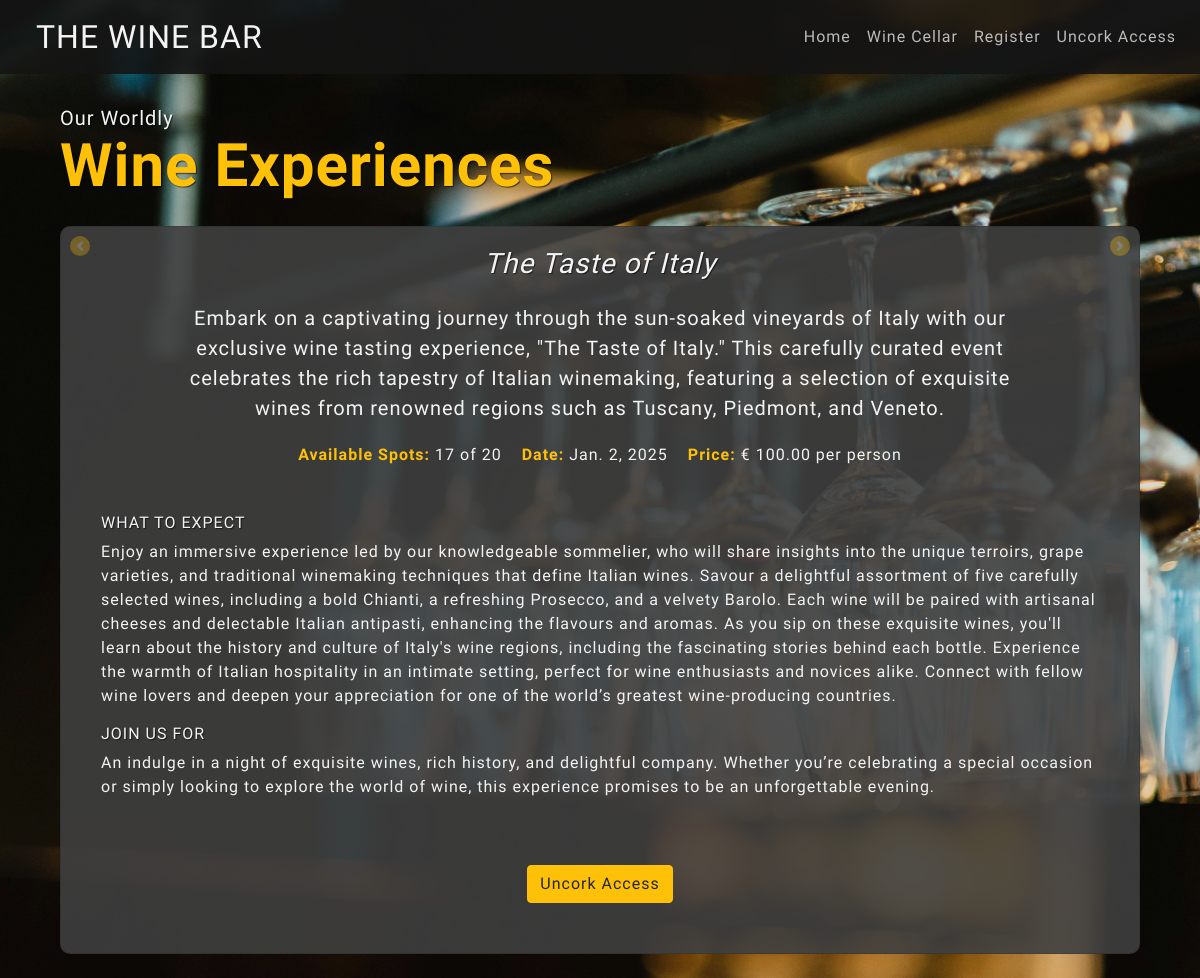
/wine_cellar/, run on an earlier commit of the app's database.
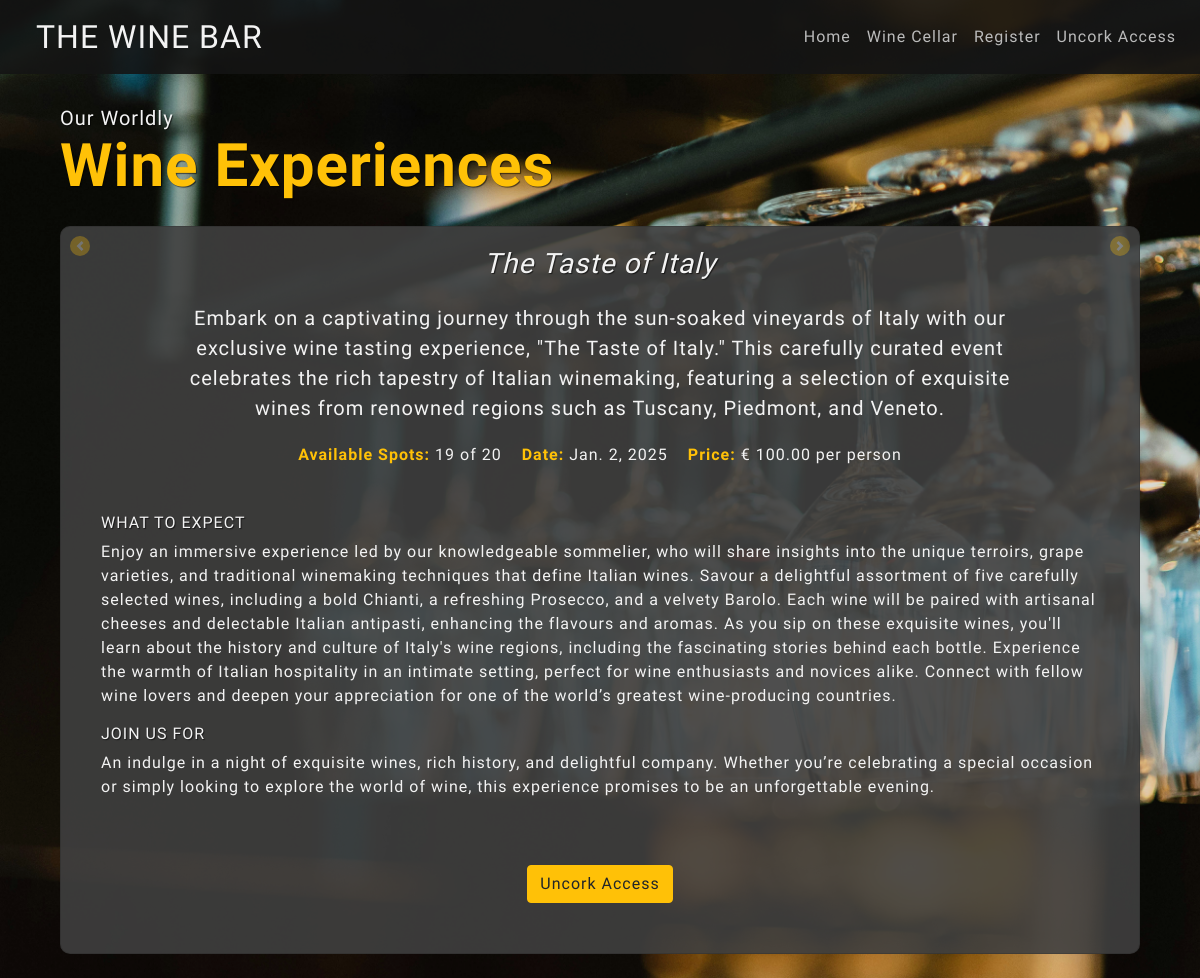
And on a later commit of the database.
### bookings/models.py (models this page shows, shortened)
class wineCellar(models.Model):
    title = models.CharField(max_length=255)
    description = models.TextField()
    price = models.DecimalField(max_digits=10, decimal_places=2)
    date = models.DateField()
    available_spots = models.PositiveIntegerField()
    total_spots = models.PositiveIntegerField()
    what_to_expect = models.TextField()
    join_us_for = models.TextField()

### bookings/views.py (the view)
# urls.py: path("", views.wine_list, name="wine_cellar"),  # Main page of wine list
def wine_list(request):
    wines = wineCellar.objects.all()
    return render(request, "bookings/wine_cellar.html", {"wines": wines})

### bookings/templates/bookings/wine_cellar.html (shortened to what this page needs)
{% extends "layout.html" %}
{% block content %}
  <div class="container mt-4">
    <h1 class="mb-4">
      Our Worldly
      <br>
      <strong>Wine Experiences</strong>
    </h1>
    <div id="wineCarousel"
         class="carousel slide"
         data-ride="carousel"
         data-interval="false">
      <div class="carousel-inner">
        {% for wine in wines %}
          <div class="carousel-item {% if forloop.first %}active{% endif %}">
            <div class="card">
              <div class="card-body">
                <h5 class="card-title">{{ wine.title }}</h5>
                <p class="card-text">{{ wine.description }}</p>
                <div id="info">
                  <p>
                    <strong>Available Spots:</strong> {{ wine.available_spots }} of {{ wine.total_spots }}
                  </p>
                  <p>
                    <strong>Date:</strong> {{ wine.date }}
                  </p>
                  <p>
                    <strong>Price:</strong> € {{ wine.price }} per person
                  </p>
                </div>
                <div class="about_tasting">
                  <h6>What to Expect</h6>
                  <p>{{ wine.what_to_expect }}</p>
                  <h6>Join Us For</h6>
                  <p>{{ wine.join_us_for }}</p>
                </div>
                {% if user.is_authenticated %}
                  <button type="button"
                          class="btn btn-warning"
                          data-toggle="modal"
                          data-target="#bookingModal"
                          data-wine-id="{{ wine.id }}">Book Now</button>
                {% else %}
                  <a href="{% url 'bookings:register' %}" class="btn btn-warning">Uncork Access</a>
                {% endif %}
              </div>
            </div>
          </div>
        {% endfor %}
      </div>
      <a class="carousel-control-prev"
         href="#wineCarousel"
         role="button"
         data-slide="prev">
        <span class="carousel-control-prev-icon" aria-hidden="true"></span>
      </a>
      <a class="carousel-control-next"
         href="#wineCarousel"
         role="button"
         data-slide="next">
        <span class="carousel-control-next-icon" aria-hidden="true"></span>
      </a>
    </div>
  </div>
{% endblock content %}

### templates/layout.html (shortened to what this page needs)
<!DOCTYPE html>
{% load static %}
<html lang="en">
  <head>
    <link rel="stylesheet"
          href="https://stackpath.bootstrapcdn.com/bootstrap/4.5.2/css/bootstrap.min.css">
    <link rel="stylesheet" href="{% static 'css/styles.css' %}">
  </head>
  <body>
    <nav class="navbar navbar-expand-lg navbar-light bg-light">
      <a class="navbar-brand" href="{% url 'winery' %}">THE WINE BAR</a>
      <div class="collapse navbar-collapse" id="navbarNav">
        <ul class="navbar-nav ml-auto">
          <li class="nav-item">
            <a class="nav-link" href="{% url 'winery' %}">Home</a>
          </li>
          <li class="nav-item">
            <a class="nav-link" href="{% url 'bookings:wine_cellar' %}">Wine Cellar</a>
          </li>
          {% if user.is_authenticated %}
            <li class="nav-item">
              <a class="nav-link" href="{% url 'bookings:profile' %}">Profile</a>
            </li>
            <li class="nav-item">
              <form method="post" action="{% url 'logout' %}">
                {% csrf_token %}
                <button type="submit" class="btn btn-link nav-link">Logout</button>
              </form>
            </li>
          {% else %}
            <li class="nav-item">
              <a class="nav-link" href="{% url 'bookings:register' %}">Register</a>
            </li>
            <li class="nav-item">
              <a class="nav-link" href="{% url 'bookings:login' %}">Uncork Access</a>
            </li>
          {% endif %}
        </ul>
      </div>
    </nav>
    <main class="container my-4">
      {% block content %}{% endblock content %}
    </main>
  </body>
</html>

### static/css/styles.css (style rules this page uses)
:root { --text-color: rgb(243, 243, 243); --text-color2: rgb(187, 187, 187); --text-color3: rgb(56, 56, 56); --text-alert: rgb(211, 25, 44); --gold-color: #ffc107; --bg-color: rgba(71, 71, 71, 0.9); --bg-color2: rgba(21, 21, 21, 0.9); --all-tsh: 1px 1px 1px rgba(0, 0, 0, 0.6); }
body { font-family: 'Della Respira', serif; letter-spacing: 1px; background-image: url('/media/empty_glasses.jpg'); background-size: cover; background-repeat: no-repeat; background-attachment: fixed; background-position: center; color: var(--text-color); }
body::after { content: ''; position: fixed; top: 0; left: 0; width: 100%; height: 100%; background-color: rgba(41, 41, 41, 0.1); z-index: 1; }
body * { position: relative; z-index: 2; }
.bg-light { background-color: var(--bg-color2) !important; display: flex; }
.navbar-light .navbar-brand { margin-left: 20px; color: var(--text-color); font-size: 2rem; }
.navbar-light .navbar-nav .nav-link { color: var(--text-color2); }
.mb-4 { margin-top: 2rem; margin-bottom: 1.5rem !important; color: var(--text-color); font-size: 1.25rem; text-shadow: var(--all-tsh); }
.mb-4 strong { color: var(--gold-color); font-size: 3.75rem; }
.carousel-control-next, .carousel-control-prev { z-index: 4; width: 10%; opacity: 0.3; color: var(--text-color); background-color: var(--gold-color); height: 20px; width: 20px; border-radius: 50%; padding: 5px; margin: 10px; }
.card { border-radius: 10px; color: var(--text-color); background-color: rgba(64, 64, 64, 0.9); height: 100%; }
.card-body { display: flex; flex-direction: column; justify-content: space-evenly; align-items: center; height: 100%; }
.card-title { font-size: 1.75rem; text-align: center; font-style: italic; text-shadow: var(--all-tsh); }
.card-text { font-size: 1.25rem; max-width: 80%; margin: 10px auto; text-align: center; }
#info { margin: 0 auto; display: flex; }
#info p { padding: 10px; font-size: 1rem; text-align: center; }
#info strong { color: var(--gold-color); }
.about_tasting { margin: 20px; }
.about_tasting h6 { font-size: 1rem; text-transform: uppercase; text-shadow: 1px 1px 1px rgba(0, 0, 0, 0.6); }
.btn-warning, .btn-primary, .btn-secondary { display: flex; justify-content: center; align-items: center; margin: 30px auto; max-width: 40%; }

What changed in the data, as far as the page shows it:
changed wineCellar "The Taste of Italy": available_spots "17" → "19"
